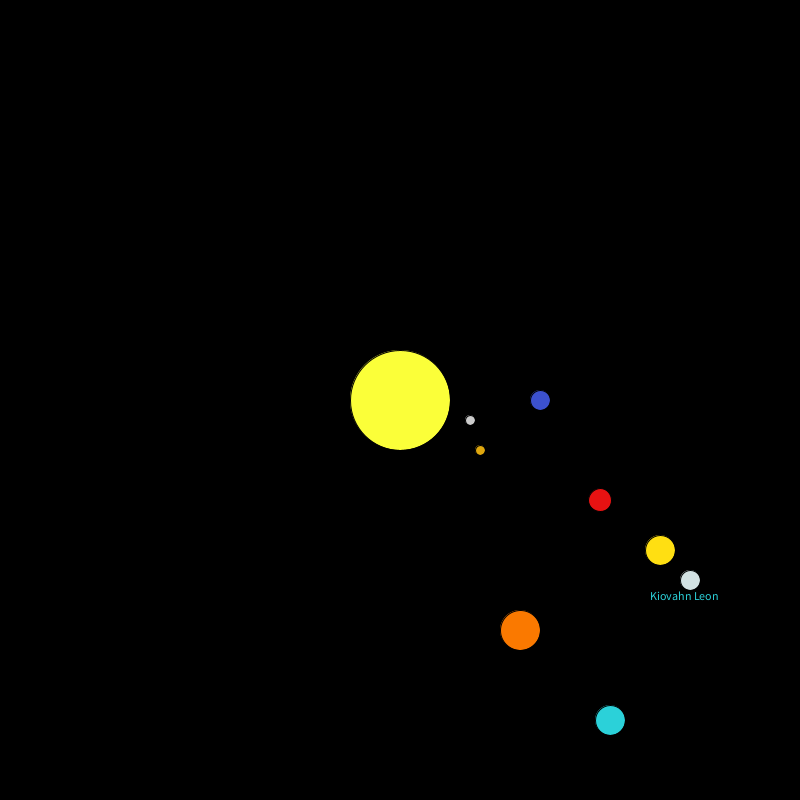
Frame 1 (no input)
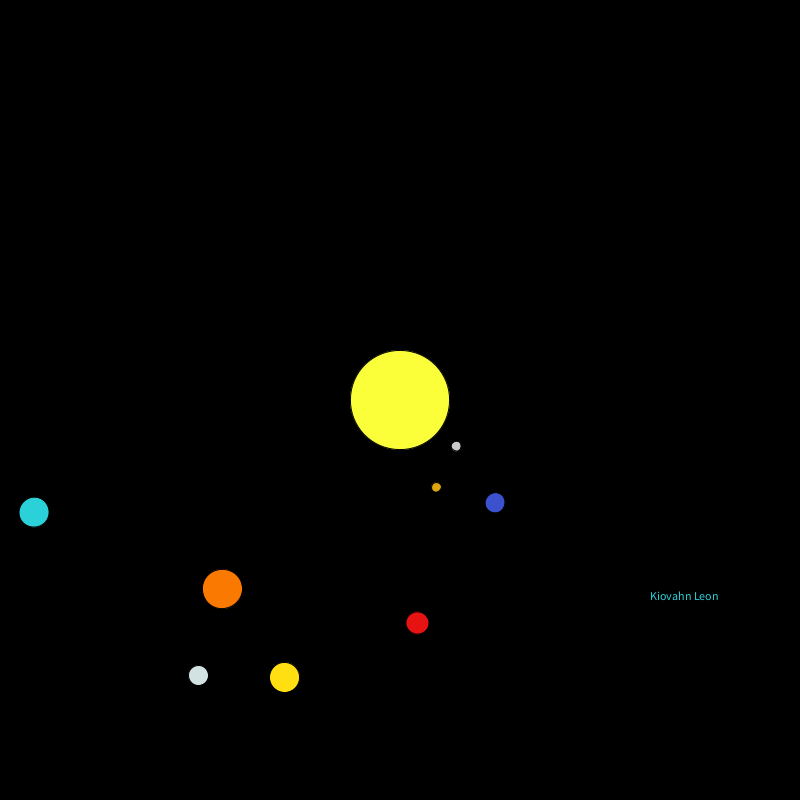
Frame 60 (the mouse pressed at the canvas centre just before this capture)
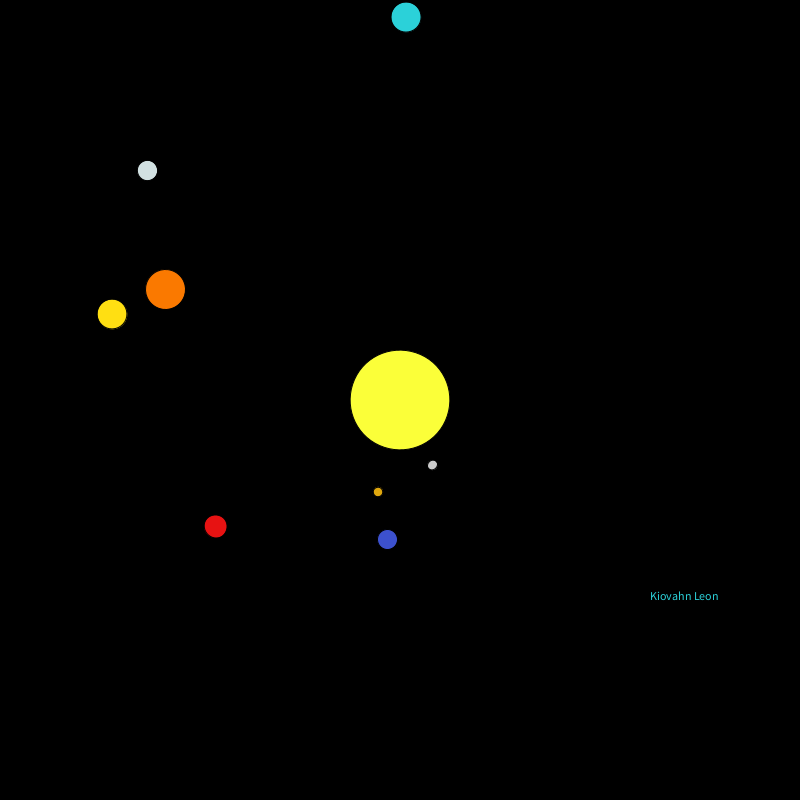
Frame 120 (the mouse held since frame 60 and released just before this capture)

The Processing sketch that drew these frames (run headless with seeded random() and noise(); from frame 60 on, the mouse is pressed at the canvas centre):

// Processing sketch: SolarSystem2D
// ── SolarSystem2D.pde
float r, ex, ey;

void setup(){
  size(800,800);
  ex=140;
  ey=0;
  frameRate(60);
}

void draw(){
  background(0);
  pushMatrix();
  translate(width/2,height/2);
  rotate(radians(r));
  
  //sun
  fill(#FBFF39);
  ellipse(0,0,100,100);
  //fill(0);
  //line(-40,-40,80,80);

  rotate(radians(r));
  //mercury
  fill(#CBCBCB);
  ellipse(70,20,10,10);
  
  rotate(radians(r));
  //venus
  fill(#DFA70E);
  ellipse(80,50,10,10);

  rotate(radians(r));
  //earth
  fill(#3C51CE);
  ellipse(ex,ey,20,20);
  
  rotate(radians(r));
  //mars
  fill(#E71212);
  ellipse(200,100,23,23);  
  
  rotate(radians(r));
  //jupiter
  fill(#FA7900);
  ellipse(120,230,40,40);
  
  rotate(radians(r));
  //saturn
  fill(#FFDF12);
  ellipse(260,150,30,30);
  
  rotate(radians(r));
  //uranus
  fill(#D2E1E2);
  ellipse(290,180,20,20);
  
  rotate(radians(r));
  //neptune
  fill(#2BD1D9);
  ellipse(210,320,30,30);

  popMatrix();
  r+=0.2;
  
  text("Kiovahn Leon",650,600);
}
